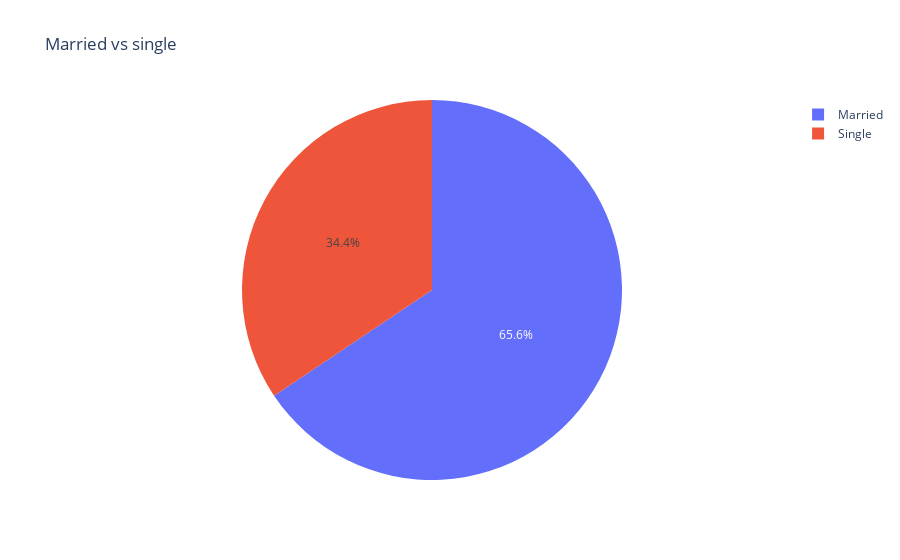

The cell this chart's notebook holds for it:
### Markdown cell above
**General distribution of categoriacal data**

### Code cell
px.pie(labels=evermarried,values= [i for i in health_care_df['ever_married'].value_counts()],
       names=['Married','Single'],title='Married vs single')

### Figure 1 — Plotly figure (JSON) as saved in the notebook; plotly's stock layout.template omitted (floating-point values rounded to 4 significant figures)
{"data": [{"domain": {"x": [0, 1], "y": [0, 1]}, "hovertemplate": "label=%{label}<br>value=%{value}<extra></extra>", "labels": ["Married", "Single"], "legendgroup": "", "name": "", "showlegend": true, "type": "pie", "values": [3353, 1757]}], "layout": {"legend": {"tracegroupgap": 0}, "title": {"text": "Married vs single"}}}
